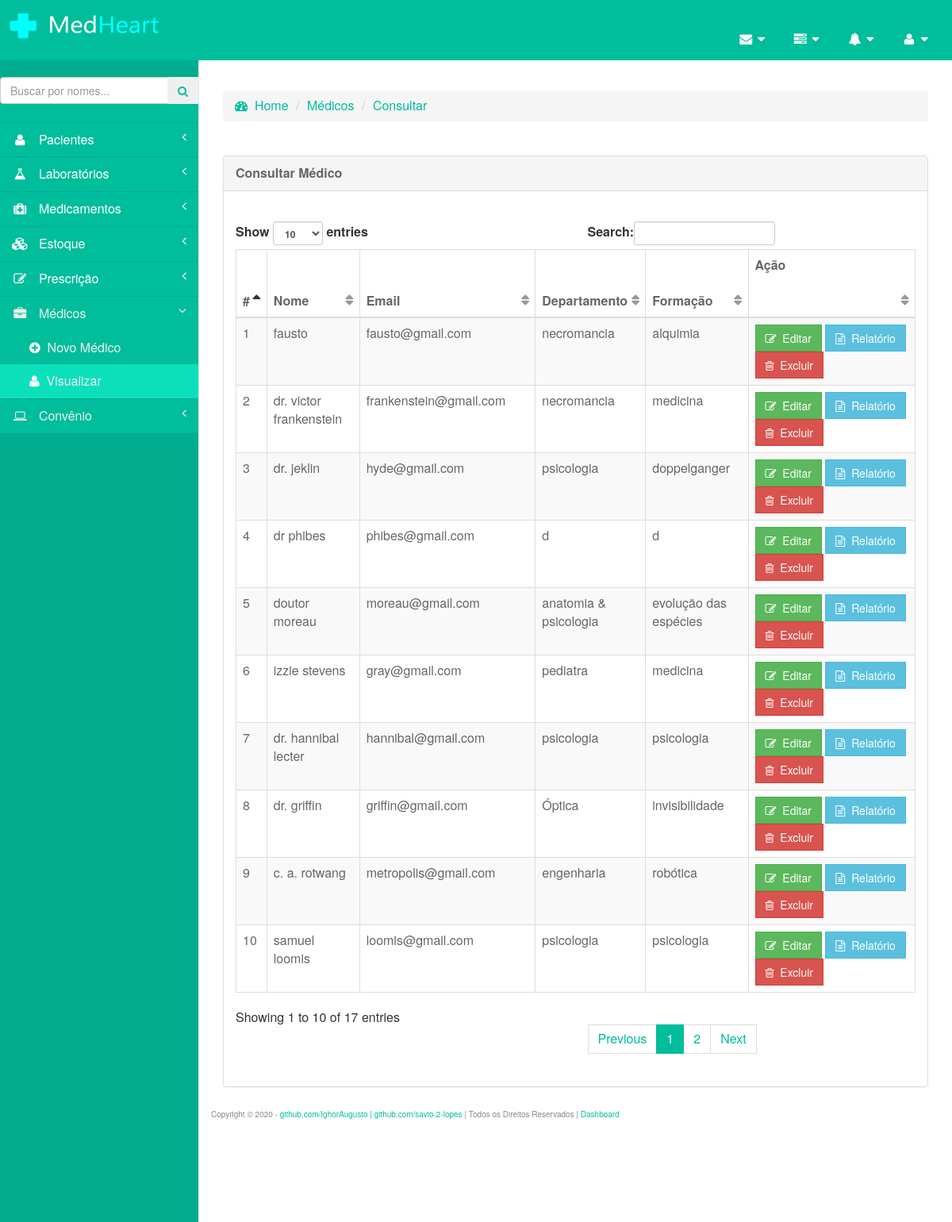
The app's page /pages/ver_medico.php (signed in) with its own data.
### tables this page shows
CREATE TABLE IF NOT EXISTS `cadmedico` (
  `id` int(11) NOT NULL AUTO_INCREMENT,
  `nome_medico` varchar(200) NOT NULL,
  `telefone` varchar(200) NOT NULL,
  `departamento` varchar(200) NOT NULL,
  `login` varchar(200) NOT NULL,
  `educacao` varchar(200) NOT NULL,
  `experiencia` varchar(200) NOT NULL,
  PRIMARY KEY (`id`)
);

### config/DbFunction.php (called while the page is built, shortened)
<?php
class DbFunction
{
	function showMedico()
	{
		$db = Database::getInstance();
		$sql = $db->getConnection();
		$res = "SELECT * FROM cadmedico";
		$stmt = $sql->query($res);
		return $stmt;
	}
}

### pages/ver_medico.php (the view, shortened to what this page needs)
<?php
	include('../config/DbFunction.php');
	$obj	=	new DbFunction();
	$rs		=	$obj->showMedico();
?>
<!DOCTYPE html>
<html lang="pt-br">
	<head>
		<link href="../bower_components/bootstrap/dist/css/bootstrap.min.css" rel="stylesheet">
		<link href="../bower_components/metisMenu/dist/metisMenu.min.css" rel="stylesheet">
		<link href="../dist/css/sb-admin-2.css" rel="stylesheet">
		<link rel="stylesheet" href="css/style.css">
		<link href="../bower_components/font-awesome/css/font-awesome.min.css" rel="stylesheet" type="text/css">
	</head>
	<body>
		<form method="post" ><br><br>
			<div id="wrapper">
				<?php include('leftbar.php');?>
				<?php include('../config/header.php');?>
				<div id="page-wrapper"><br><br><br>
					<div class="content-wrapper">
						<section class="content-header">
							<ol class="breadcrumb">
								<li>
									<a href="inicio.php">
										<span id="" style="color:#00bd9c;"><i class="fa fa-dashboard"></i></span>
										<span id="" style="color:#00bd9c;">&nbsp;Home</span>
									</a>
								</li>
								<li class="active"><span id="" style="color:#00bd9c;">Médicos</li></span>
								<li class="active"><span id="" style="color:#00bd9c;">Consultar</li></span>
							</ol>
						</section>
					</div><br>
					<div class="row">
						<div class="col-lg-12">
							<div class="panel panel-default">
								<div class="panel-heading">
									<span id="" style="color:#666;"><strong>Consultar Médico</strong></span>
								</div>
								<div class="panel-body">
									<div class="dataTable_wrapper">
										<table class="table table-striped table-bordered table-hover" id="dataTables-example"><br>
											<thead>
												<tr>
													<th><span id="" style="color:#666;">#<strong></span></th>
													<th><span id="" style="color:#666;">Nome<strong></span></th>
													<th><span id="" style="color:#666;">Email<strong></span></th>
													<th><span id="" style="color:#666;">Departamento<strong></span></th>
													<th><span id="" style="color:#666;">Formação<strong></span></th>
													<th><span id="" style="color:#666;">Ação
														&nbsp;&nbsp;&nbsp;&nbsp;&nbsp;&nbsp;&nbsp;&nbsp;&nbsp;&nbsp;
														&nbsp;&nbsp;&nbsp;&nbsp;&nbsp;&nbsp;&nbsp;&nbsp;&nbsp;&nbsp;
														&nbsp;&nbsp;&nbsp;&nbsp;&nbsp;&nbsp;&nbsp;&nbsp;&nbsp;&nbsp;
														&nbsp;&nbsp;&nbsp;&nbsp;&nbsp;&nbsp;&nbsp;&nbsp;&nbsp;&nbsp;
														&nbsp;&nbsp;&nbsp;&nbsp;&nbsp;&nbsp;&nbsp;&nbsp;&nbsp;&nbsp;
														&nbsp;&nbsp;&nbsp;&nbsp;&nbsp;&nbsp;&nbsp;&nbsp;&nbsp;&nbsp;
														&nbsp;&nbsp;&nbsp;&nbsp;&nbsp;&nbsp;&nbsp;&nbsp;&nbsp;&nbsp;
													<strong></span></th>
												</tr>
											</thead>
											<tbody>
												<?php
													$sn			=	1;
													while($res	=	$rs->fetch_object())
													{
												?>
												<tr class="odd gradeX">
													<td>
														<span id="" style="color:#666;"><?php echo $sn?></span>
													</td>
													<td>
														<span id="" style="color:#666;"><?php echo htmlentities(strtolower($res->nome_medico));?></span>
													</td>
													<td>
														<span id="" style="color:#666;"><?php echo htmlentities(strtolower($res->login));?></span>
													</td>
													<td>
														<span id="" style="color:#666;"><?php echo htmlentities(strtolower($res->departamento));?></span>
													</td>
													<td>
														<span id="" style="color:#666;"><?php echo htmlentities(strtolower($res->educacao));?></span>
													</td>
													<td>
														<a href="editar_medico.php?id=
															<?php echo htmlentities($res->id);?>">
															<span class="btn btn-success ">
																<i class="fa fa-edit"></i>
																&nbsp;Editar
															</span>
														</a>
														<a href="pdf_medico.php">
															<span class="btn btn-info">
																<i class="fa fa-file-text-o"></i>
																&nbsp;Relatório
															</span>
														</a>
														<a href="ver_medico.php?del=
														<?php echo htmlentities($res->id); ?>">
														<button type="button" class="btn btn-danger">
														<i class="fa fa-trash-o"></i>
															&nbsp;Excluir
														</button>
													</td>
												</tr>
												<?php $sn++;}?>
											</tbody>
										</table>
									</div>
								</div>
							</div>
						</div><br><?php include_once('../config/footer.php');?><br><br><br><br>
					</div>
				</div>
			</div>
		</form>
	</body>
</html>

### records on screen
cadmedico: nome_medico "fausto", login "fausto@gmail.com", departamento "necromancia", educacao "alquimia"
cadmedico: nome_medico "dr. victor frankenstein", login "frankenstein@gmail.com", departamento "necromancia", educacao "medicina"
cadmedico: nome_medico "dr. jeklin", login "hyde@gmail.com", departamento "psicologia", educacao "doppelganger"
cadmedico: nome_medico "dr phibes", login "phibes@gmail.com", departamento "d", educacao "d"
cadmedico: nome_medico "doutor moreau", login "moreau@gmail.com", departamento "anatomia & psicologia", educacao "evolução das espécies"
cadmedico: nome_medico "izzie stevens", login "gray@gmail.com", departamento "pediatra", educacao "medicina"
cadmedico: nome_medico "dr. hannibal lecter", login "hannibal@gmail.com", departamento "psicologia", educacao "psicologia"
cadmedico: nome_medico "dr. griffin", login "griffin@gmail.com", departamento "Óptica", educacao "invisibilidade"
cadmedico: nome_medico "c. a. rotwang", login "metropolis@gmail.com", departamento "engenharia", educacao "robótica"
cadmedico: nome_medico "samuel loomis", login "loomis@gmail.com", departamento "psicologia", educacao "psicologia"
